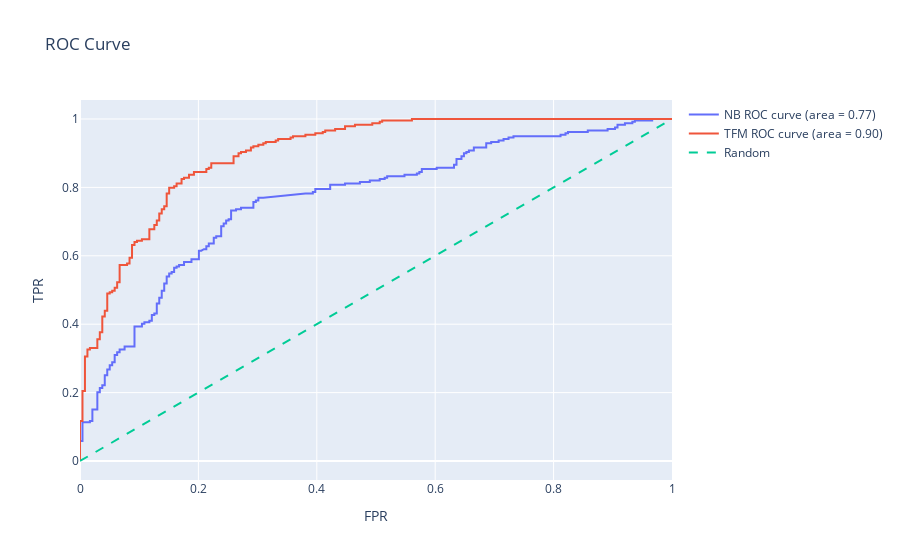

Source (notebook cell):
### Code cell
fpr_nb, tpr_nb, _ = roc_curve(test_labels, y_prob_nb)
fpr_tfm, tpr_tfm, _ = roc_curve(test_labels, y_prob_tfm)

fig = go.Figure()

fig.add_trace(go.Scatter(x=fpr_nb, y=tpr_nb, mode='lines', name='NB ROC curve (area = %0.2f)' % nb_dict['roc_auc']))
fig.add_trace(go.Scatter(x=fpr_tfm, y=tpr_tfm, mode='lines', name='TFM ROC curve (area = %0.2f)' % tfm_dict['roc_auc']))
fig.add_trace(go.Scatter(x=[0, 1], y=[0, 1], mode='lines', line=dict(dash='dash'), name='Random'))

fig.update_layout(
    title='ROC Curve',
    xaxis_title='FPR',
    yaxis_title='TPR',
    showlegend=True
)

fig.show()
fig_cm_tfm.write_image("./results/Roc_curve.png")
